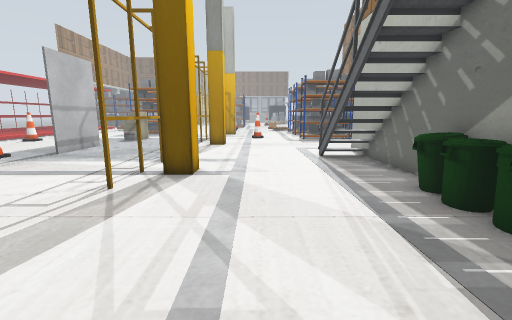
view 1 (above)

16 first-person views from a walk through a Gazebo world. The camera is 1 m above the floor, tilts 10° down and sees 90° across. The lines on the ground mark 1 m squares. The floor is counted in squares, 0.5 m on a side. Each view is taken from the middle of a square. On the plan, view 1 faces up. The plan holds only what a view shows up to about 16 squares ahead; the rest is blank. The place goes on beyond the plan. Robots are left out. Simple patterns stand in for the simulator's built-in surfaces. Some stock models are drawn as simple stand-ins. Some surface patterns are stand-ins.

view 2
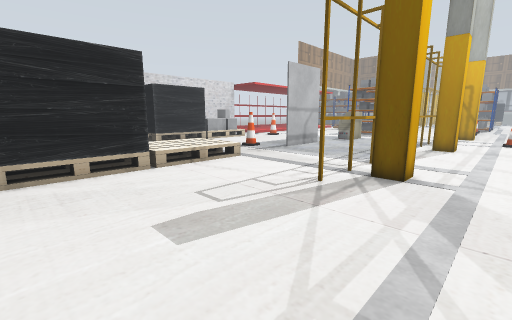

view 3
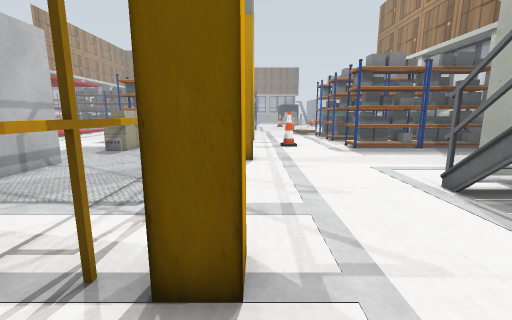

view 4
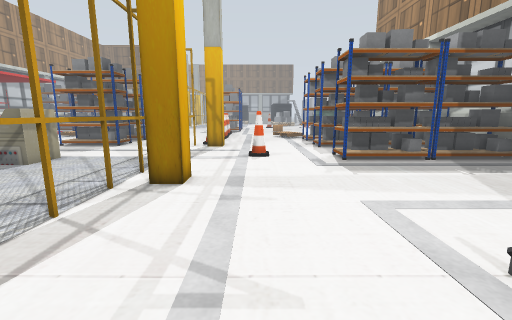

view 5
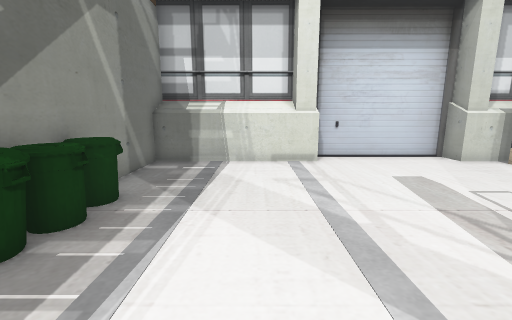

view 6
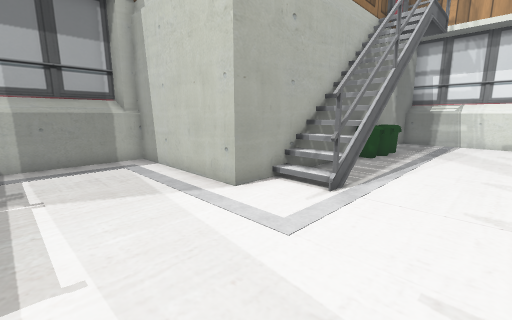

view 7
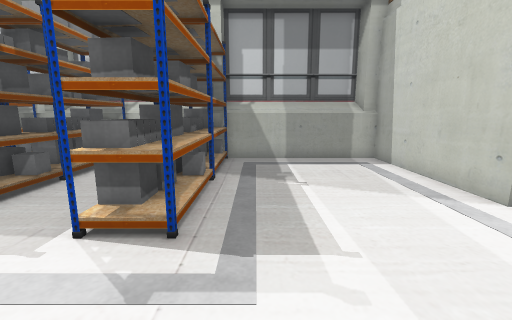

view 8
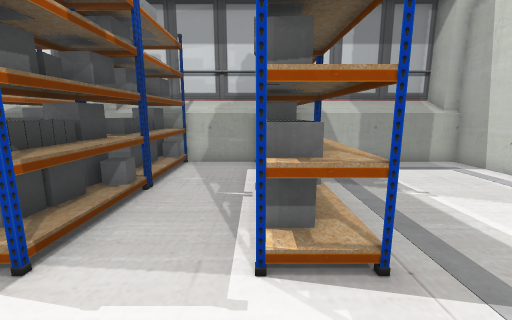

view 9
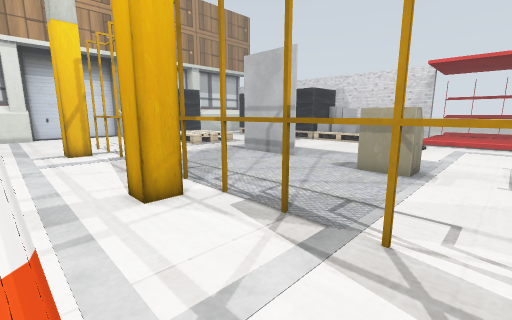

view 10
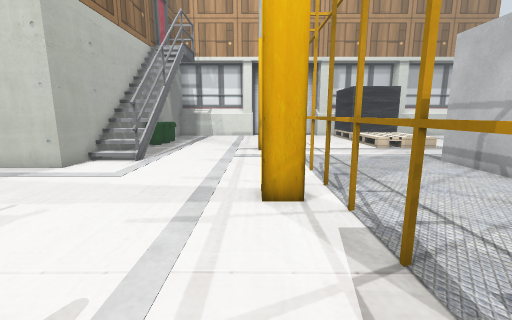

view 11
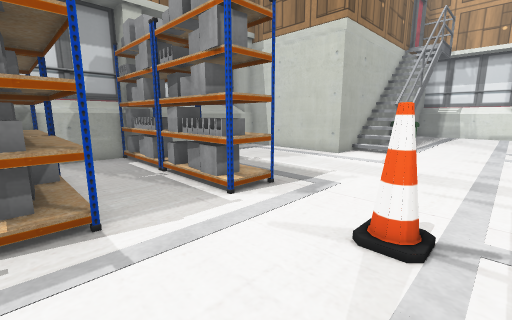

view 12
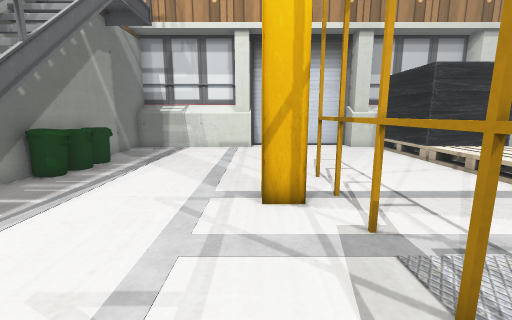

view 13
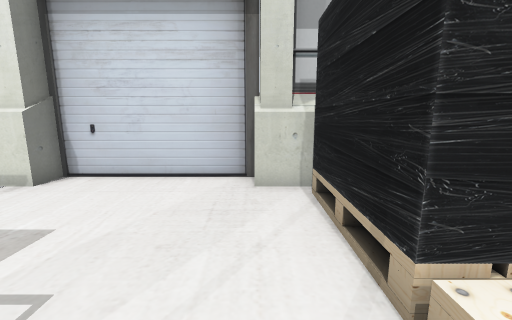

view 14
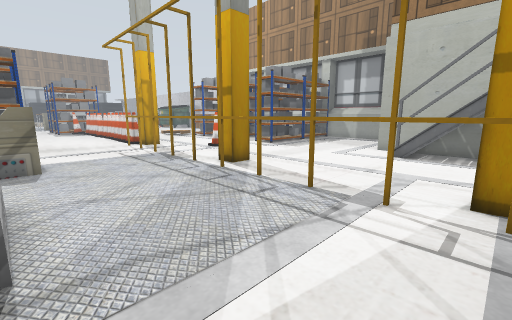

view 15
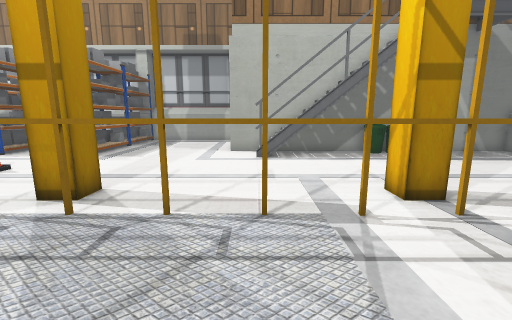

view 16
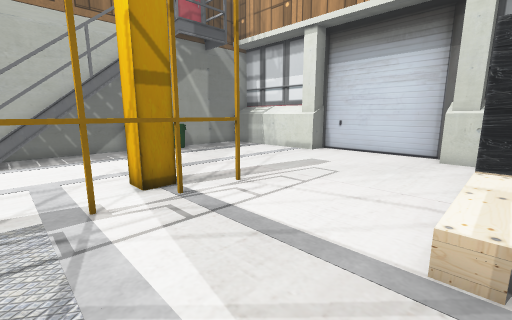

### Floor plan
Key: @ floor where view 1 was taken; # wall or solid block; . floor; = window, fence, low wall or low ledge; B grey box; P yellow post; Y yellow box; I bin; C cone.
Columns run from 10 left of view 1 to 13 right of it. Each row starts with its distance up from view 1.
 27 ##...    .  ..##########
 26  ..... ##  ...##########
 25 ......P...............##
 24 ......Y...............##
 23 ......P...C...#==##==###
 22 ==....Y.......##########
 21 #=....P.......##########
 20 ==....Y...............##
 19 ......P...............##
 18 ......Y##.............##
 17 ......P##.............##
 16 B.....Y...............##
 15 B.....P...............##
 14 B.....Y........########
 13 B.....P........#
 12 ......Y......###
 11 ......P......###
 10 ......Y......###
  9 ......P##....###
  8 ==....Y##....###
  7 ==....P.......II
  6 ==............II
  5 ==............II
  4 ##............II
  3 =#.............#
  2 =#.............#
  1 =#.............#
  0 ##........@....#
 -1 #=#.....#========
 -2 #################

Positions as (right, up) in squares from view 1, and headings:
1: (0, 0), facing up
2: (0, 0), facing up-left
3: (-2, 6), facing up
4: (0, 10), facing up
5: (1, 10), facing down
6: (0, 19), facing down-right
7: (0, 20), facing right
8: (1, 23), facing right
9: (0, 24), facing down-left
10: (-2, 24), facing down
11: (-1, 27), facing down-right
12: (-2, 15), facing down
13: (-8, 6), facing down
14: (-10, 9), facing up-right
15: (-9, 13), facing right
16: (-10, 12), facing down-right
